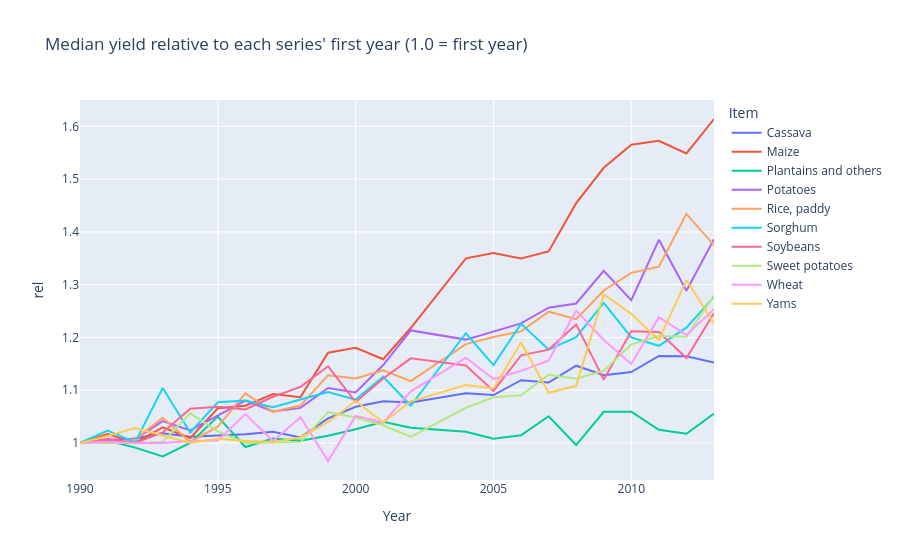

Notebook code for this chart:
### Markdown cell above
## 5. Trend

How strong is the upward trend, and how well does last year's yield alone predict this year's?

### Code cell
idx = (panel.assign(base=lambda d: d.groupby(["Area", "Item"]).log_yield.transform("first"))
            .assign(rel=lambda d: np.exp(d.log_yield - d.base))
            .groupby(["Item", "Year"]).rel.median().reset_index())
px.line(idx, x="Year", y="rel", color="Item",
        title="Median yield relative to each series' first year (1.0 = first year)").show()

### Figure 1 — Plotly figure (JSON) as saved in the notebook; plotly's stock layout.template omitted (floating-point values rounded to 4 significant figures)
{"data": [{"hovertemplate": "Item=Cassava<br>Year=%{x}<br>rel=%{y}<extra></extra>", "legendgroup": "Cassava", "line": {"color": "#636efa", "dash": "solid"}, "marker": {"symbol": "circle"}, "mode": "lines", "name": "Cassava", "orientation": "v", "showlegend": true, "type": "scatter", "x": [1990, 1991, 1992, 1993, 1994, 1995, 1996, 1997, 1998, 1999, 2000, 2001, 2002, 2004, 2005, 2006, 2007, 2008, 2009, 2010, 2011, 2012, 2013], "xaxis": "x", "y": [1.0, 1.001, 1.008, 1.018, 1.012, 1.014, 1.016, 1.021, 1.01, 1.047, 1.069, 1.079, 1.077, 1.094, 1.091, 1.119, 1.114, 1.146, 1.128, 1.134, 1.165, 1.164, 1.152], "yaxis": "y"}, {"hovertemplate": "Item=Maize<br>Year=%{x}<br>rel=%{y}<extra></extra>", "legendgroup": "Maize", "line": {"color": "#EF553B", "dash": "solid"}, "marker": {"symbol": "circle"}, "mode": "lines", "name": "Maize", "orientation": "v", "showlegend": true, "type": "scatter", "x": [1990, 1991, 1992, 1993, 1994, 1995, 1996, 1997, 1998, 1999, 2000, 2001, 2002, 2004, 2005, 2006, 2007, 2008, 2009, 2010, 2011, 2012, 2013], "xaxis": "x", "y": [1.0, 1.017, 1.0, 1.03, 1.009, 1.066, 1.071, 1.093, 1.087, 1.171, 1.18, 1.159, 1.218, 1.35, 1.36, 1.35, 1.363, 1.454, 1.521, 1.565, 1.573, 1.549, 1.614], "yaxis": "y"}, {"hovertemplate": "Item=Plantains and others<br>Year=%{x}<br>rel=%{y}<extra></extra>", "legendgroup": "Plantains and others", "line": {"color": "#00cc96", "dash": "solid"}, "marker": {"symbol": "circle"}, "mode": "lines", "name": "Plantains and others", "orientation": "v", "showlegend": true, "type": "scatter", "x": [1990, 1991, 1992, 1993, 1994, 1995, 1996, 1997, 1998, 1999, 2000, 2001, 2002, 2004, 2005, 2006, 2007, 2008, 2009, 2010, 2011, 2012, 2013], "xaxis": "x", "y": [1.0, 1.005, 0.9912, 0.9743, 1.0, 1.05, 0.9923, 1.008, 1.004, 1.014, 1.026, 1.04, 1.029, 1.021, 1.008, 1.015, 1.051, 0.996, 1.059, 1.059, 1.025, 1.017, 1.056], "yaxis": "y"}, {"hovertemplate": "Item=Potatoes<br>Year=%{x}<br>rel=%{y}<extra></extra>", "legendgroup": "Potatoes", "line": {"color": "#ab63fa", "dash": "solid"}, "marker": {"symbol": "circle"}, "mode": "lines", "name": "Potatoes", "orientation": "v", "showlegend": true, "type": "scatter", "x": [1990, 1991, 1992, 1993, 1994, 1995, 1996, 1997, 1998, 1999, 2000, 2001, 2002, 2004, 2005, 2006, 2007, 2008, 2009, 2010, 2011, 2012, 2013], "xaxis": "x", "y": [1.0, 1.006, 1.007, 1.041, 1.024, 1.052, 1.08, 1.06, 1.066, 1.104, 1.096, 1.148, 1.213, 1.196, 1.211, 1.226, 1.256, 1.264, 1.326, 1.27, 1.385, 1.289, 1.386], "yaxis": "y"}, {"hovertemplate": "Item=Rice, paddy<br>Year=%{x}<br>rel=%{y}<extra></extra>", "legendgroup": "Rice, paddy", "line": {"color": "#FFA15A", "dash": "solid"}, "marker": {"symbol": "circle"}, "mode": "lines", "name": "Rice, paddy", "orientation": "v", "showlegend": true, "type": "scatter", "x": [1990, 1991, 1992, 1993, 1994, 1995, 1996, 1997, 1998, 1999, 2000, 2001, 2002, 2004, 2005, 2006, 2007, 2008, 2009, 2010, 2011, 2012, 2013], "xaxis": "x", "y": [1.0, 0.9999, 1.007, 1.048, 1.002, 1.031, 1.094, 1.059, 1.071, 1.128, 1.122, 1.138, 1.117, 1.187, 1.201, 1.211, 1.249, 1.234, 1.289, 1.322, 1.334, 1.434, 1.375], "yaxis": "y"}, {"hovertemplate": "Item=Sorghum<br>Year=%{x}<br>rel=%{y}<extra></extra>", "legendgroup": "Sorghum", "line": {"color": "#19d3f3", "dash": "solid"}, "marker": {"symbol": "circle"}, "mode": "lines", "name": "Sorghum", "orientation": "v", "showlegend": true, "type": "scatter", "x": [1990, 1991, 1992, 1993, 1994, 1995, 1996, 1997, 1998, 1999, 2000, 2001, 2002, 2004, 2005, 2006, 2007, 2008, 2009, 2010, 2011, 2012, 2013], "xaxis": "x", "y": [1.0, 1.023, 1.001, 1.104, 1.02, 1.077, 1.081, 1.068, 1.082, 1.097, 1.082, 1.126, 1.07, 1.208, 1.147, 1.226, 1.177, 1.2, 1.266, 1.2, 1.184, 1.218, 1.277], "yaxis": "y"}, {"hovertemplate": "Item=Soybeans<br>Year=%{x}<br>rel=%{y}<extra></extra>", "legendgroup": "Soybeans", "line": {"color": "#FF6692", "dash": "solid"}, "marker": {"symbol": "circle"}, "mode": "lines", "name": "Soybeans", "orientation": "v", "showlegend": true, "type": "scatter", "x": [1990, 1991, 1992, 1993, 1994, 1995, 1996, 1997, 1998, 1999, 2000, 2001, 2002, 2004, 2005, 2006, 2007, 2008, 2009, 2010, 2011, 2012, 2013], "xaxis": "x", "y": [1.0, 1.007, 1.0, 1.02, 1.065, 1.068, 1.064, 1.088, 1.106, 1.145, 1.077, 1.122, 1.16, 1.147, 1.099, 1.166, 1.177, 1.225, 1.12, 1.211, 1.21, 1.161, 1.246], "yaxis": "y"}, {"hovertemplate": "Item=Sweet potatoes<br>Year=%{x}<br>rel=%{y}<extra></extra>", "legendgroup": "Sweet potatoes", "line": {"color": "#B6E880", "dash": "solid"}, "marker": {"symbol": "circle"}, "mode": "lines", "name": "Sweet potatoes", "orientation": "v", "showlegend": true, "type": "scatter", "x": [1990, 1991, 1992, 1993, 1994, 1995, 1996, 1997, 1998, 1999, 2000, 2001, 2002, 2004, 2005, 2006, 2007, 2008, 2009, 2010, 2011, 2012, 2013], "xaxis": "x", "y": [1.0, 0.9998, 1.0, 1.002, 1.056, 1.022, 1.0, 1.001, 1.002, 1.058, 1.048, 1.033, 1.012, 1.067, 1.087, 1.09, 1.129, 1.122, 1.137, 1.187, 1.202, 1.201, 1.28], "yaxis": "y"}, {"hovertemplate": "Item=Wheat<br>Year=%{x}<br>rel=%{y}<extra></extra>", "legendgroup": "Wheat", "line": {"color": "#FF97FF", "dash": "solid"}, "marker": {"symbol": "circle"}, "mode": "lines", "name": "Wheat", "orientation": "v", "showlegend": true, "type": "scatter", "x": [1990, 1991, 1992, 1993, 1994, 1995, 1996, 1997, 1998, 1999, 2000, 2001, 2002, 2004, 2005, 2006, 2007, 2008, 2009, 2010, 2011, 2012, 2013], "xaxis": "x", "y": [1.0, 1.002, 1.0, 1.0, 1.003, 1.005, 1.055, 1.004, 1.049, 0.9658, 1.051, 1.039, 1.098, 1.162, 1.121, 1.137, 1.156, 1.251, 1.195, 1.15, 1.238, 1.205, 1.254], "yaxis": "y"}, {"hovertemplate": "Item=Yams<br>Year=%{x}<br>rel=%{y}<extra></extra>", "legendgroup": "Yams", "line": {"color": "#FECB52", "dash": "solid"}, "marker": {"symbol": "circle"}, "mode": "lines", "name": "Yams", "orientation": "v", "showlegend": true, "type": "scatter", "x": [1990, 1991, 1992, 1993, 1994, 1995, 1996, 1997, 1998, 1999, 2000, 2001, 2002, 2004, 2005, 2006, 2007, 2008, 2009, 2010, 2011, 2012, 2013], "xaxis": "x", "y": [1.0, 1.013, 1.028, 1.014, 1.0, 1.008, 1.004, 1.002, 1.01, 1.039, 1.079, 1.039, 1.079, 1.11, 1.103, 1.19, 1.095, 1.108, 1.282, 1.245, 1.195, 1.308, 1.227], "yaxis": "y"}], "layout": {"legend": {"title": {"text": "Item"}, "tracegroupgap": 0}, "title": {"text": "Median yield relative to each series' first year (1.0 = first year)"}, "xaxis": {"anchor": "y", "domain": [0.0, 1.0], "title": {"text": "Year"}}, "yaxis": {"anchor": "x", "domain": [0.0, 1.0], "title": {"text": "rel"}}}}
